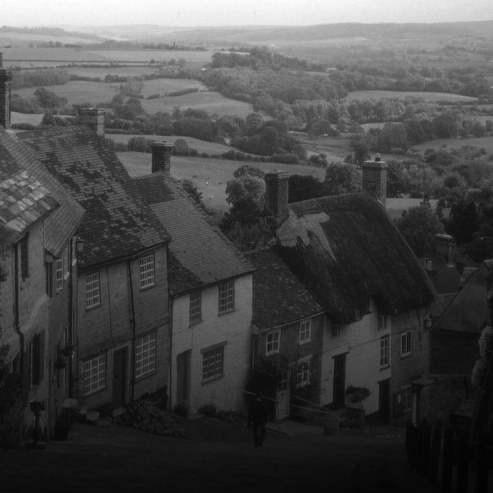
%> input picture hill.tif, 493 x 493 px
$ octave e3.m   (GNU Octave 9; MATLAB toolbox functions it lacks are replaced by stand-ins)
%> lines starting %> are read from the running program, lines starting %| are printed output that depends on the picture
### dftuv.m
function [U, V] = dftuv(M, N)
%DFTUV Computes meshgrid frequency matrices.
%   [U, V] = DFTUV(M, N) computes meshgrid frequency matrices U and
%   V. U and V are useful for computing frequency-domain filter
%   functions that can be used with DFTFILT.  U and V are both M-by-N.

% Set up range of variables.
u = 0:(M-1);
v = 0:(N-1);

% Compute the indices for use in meshgrid
idx = find(u > M/2);
u(idx) = u(idx) - M;
idy = find(v > N/2);
v(idy) = v(idy) - N;

% Compute the meshgrid arrays
[V, U] = meshgrid(v, u);

### e3.m
% Érick Moreira, Heitor Almeida, Matheus Neiverth
% Exercício 3

close all;
clear all;
clc;

pkg load image

hill = imread("hill.tif");
%> hill is the input picture: size 493x493 uint8; min 2, max 255, mean 71.7

% a)
subplot(2,3,1), imshow(hill), title('Imagem Original');

% b), construindo o padding
hill_pad = padarray(hill, size(hill), "symmetric");
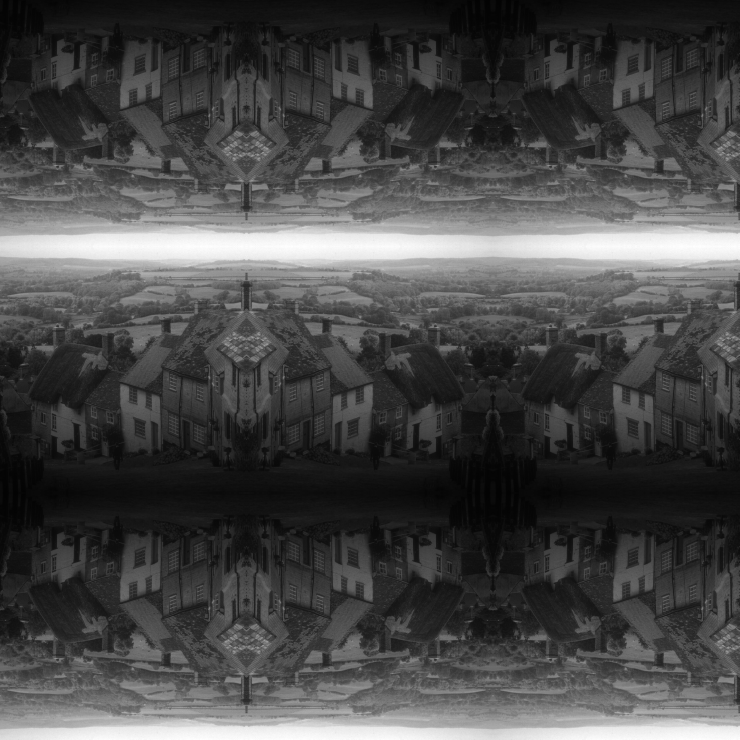
%> hill_pad: size 1479x1479 uint8 (shown at 1/2 size); min 2, max 255, mean 71.7
hill_pad_fq = fftshift(fft2(hill_pad));


% c)
subplot(2,3,2), imshow(real(hill_pad_fq)), title('Espectro Fourier');
%> after `imshow(real(hill_pad_fq))`:
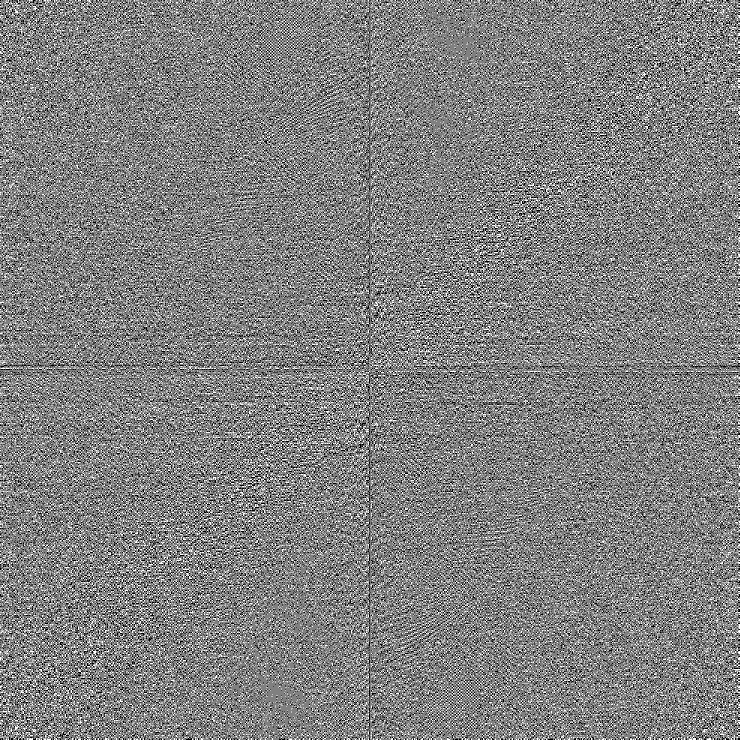
%> displayed picture: size 1479x1479, on the screen's scale of 0 to 255 (shown at 1/2 size); min 0, max 255, mean 127.7

% tentativa da d)
[U, V] = dftuv(size(hill)(1),size(hill)(2));

% Compute the distances D(U, V).
D = sqrt(U.^2 + V.^2);


% [7 lines of commented-out code are left out]

$ run again, with lake.tif copied over hill.tif
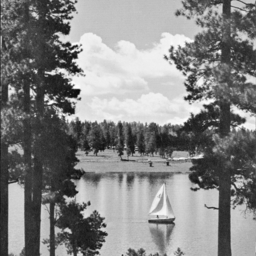
%> input picture lake.tif, 256 x 256 px
%> hill is the input picture: size 256x256 uint8; min 10, max 255, mean 132.2
%> `hill_pad = padarray(hill, size(hill), "symmetric");`:
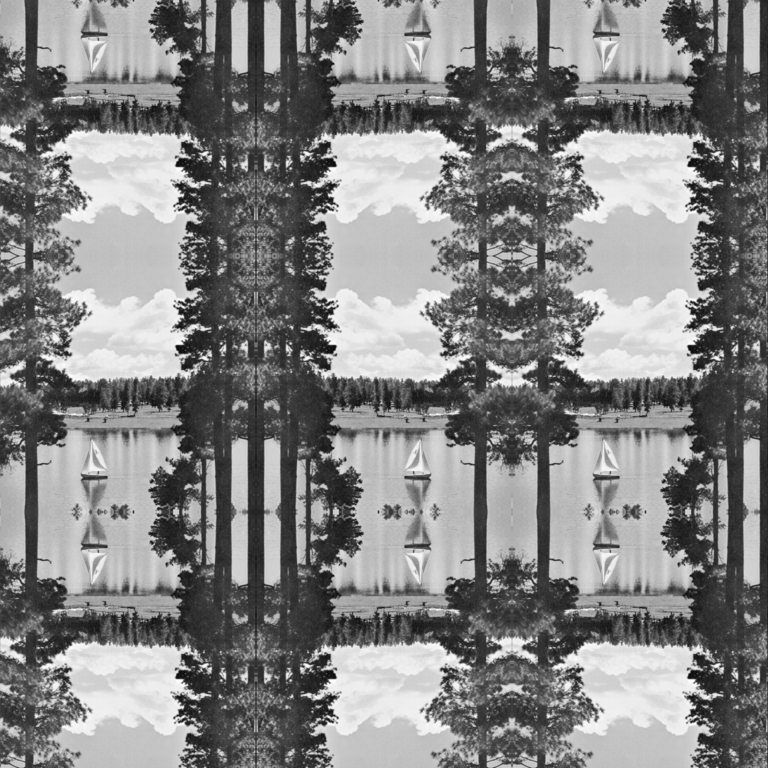
%> hill_pad: size 768x768 uint8; min 10, max 255, mean 132.2
%> `imshow(real(hill_pad_fq))`:
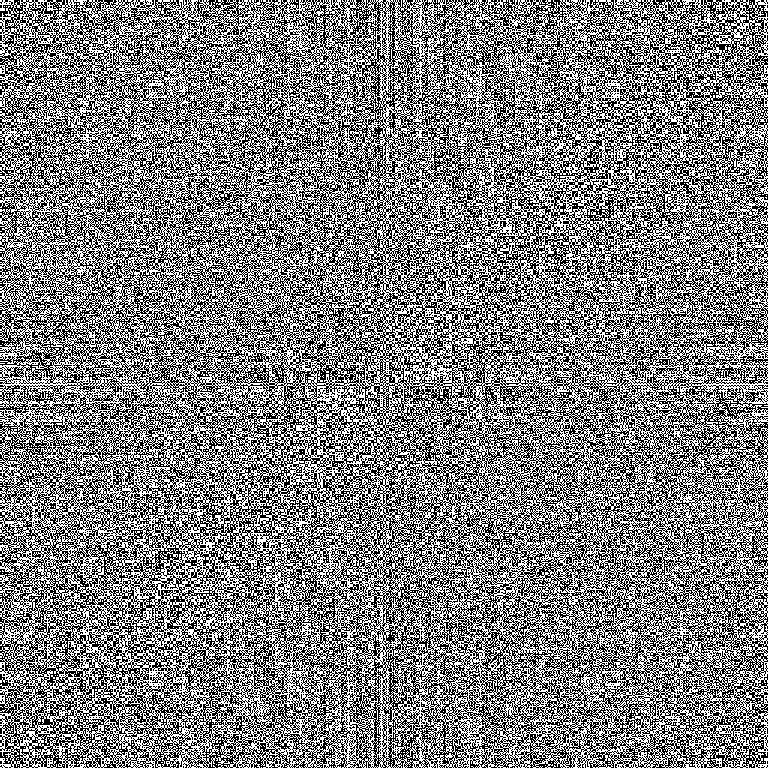
%> displayed picture: size 768x768, on the screen's scale of 0 to 255; min 0, max 255, mean 127.7
